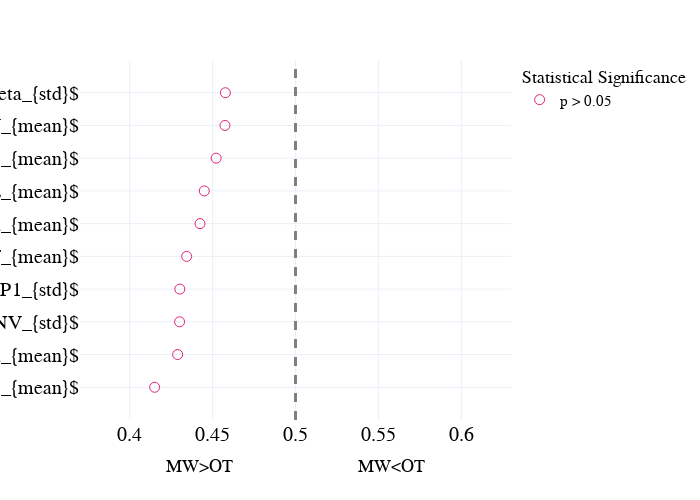

Notebook source saved alongside this figure:
### Code cell
# segment_mind_roc = segment_mind_roc.sort_values(by = 'AUC', ascending = False).head(10).append(segment_mind_roc.sort_values(by = 'AUC', ascending = False).tail(10))

fig = px.scatter(tail.sort_values(by = 'AUC'),x = 'AUC', y = 'markers', template = "plotly_white", symbol = 'significant', 
                 symbol_sequence = ['circle-open','circle','hexagram' ],
#                  color = 'significant',
                 color_discrete_sequence = [pink, green,orange, pink], 
                 
                 category_orders = {'significant': ['p > 0.05','p < 0.05 uncorrected', 'p < 0.05 FDR corrected']},
                 labels = {'AUC': 'MW>OT                         MW<OT', 'significant': 'Statistical Significance', 'markers':''}
                )
fig.add_vline(x=0.5, line_width=3, line_dash="dash", line_color="grey")
fig.update_traces(marker=dict(size = 10))

fig.update_layout(
    font=dict(
        family="Times new roman",
        size=15,
        color="black"
    ),
    width=700,
    height=500,
#     autosize = True, 
    template = 'plotly_white',
    xaxis = dict(
            visible=True,
            range = [0.37,0.63], 
            tickfont = {"size": 20},
                automargin = False,
    autorange = False,
        ),
    yaxis = dict(
    tickfont = {"size": 20, "color": 'black'},
    automargin = False,
    autorange = False,
    range = [-1,len(tail)],
    dtick = 1
    ),
    showlegend=True,
)


fig.show()
# pio.write_json(fig, 'Figs/univariate_roc_mw_segment.plotly')
# fig.write_image('Figs/univariate_roc_mw_segment.png')
fig.write_image("Figs//univariate_roc_mind_segment_tail.pdf")

### Figure 1 — Plotly figure (JSON) as saved in the notebook; plotly's stock layout.template omitted (floating-point values rounded to 4 significant figures)
{"data": [{"hovertemplate": "Statistical Significance=p > 0.05<br>MW>OT                         MW<OT=%{x}<br>=%{y}<extra></extra>", "legendgroup": "p > 0.05", "marker": {"color": "#DE237B", "size": 10, "symbol": "circle-open"}, "mode": "markers", "name": "p > 0.05", "orientation": "h", "showlegend": true, "type": "scatter", "x": [0.415, 0.4289, 0.4301, 0.4302, 0.4344, 0.4424, 0.445, 0.4521, 0.4574, 0.4577], "xaxis": "x", "y": ["$|\\beta|_{mean}$", "$PE\\alpha_{mean}$", "$CNV_{std}$", "$P1_{std}$", "$MSF_{mean}$", "$\\beta_{mean}$", "$SE_{mean}$", "$|\\alpha|_{mean}$", "$CNV_{mean}$", "$wSMI\\beta_{std}$"], "yaxis": "y"}], "layout": {"font": {"color": "black", "family": "Times new roman", "size": 15}, "height": 500, "legend": {"title": {"text": "Statistical Significance"}, "tracegroupgap": 0}, "margin": {"t": 60}, "shapes": [{"line": {"color": "grey", "dash": "dash", "width": 3}, "type": "line", "x0": 0.5, "x1": 0.5, "xref": "x", "y0": 0, "y1": 1, "yref": "y domain"}], "showlegend": true, "width": 700, "xaxis": {"anchor": "y", "automargin": false, "autorange": false, "domain": [0, 1], "range": [0.37, 0.63], "tickfont": {"size": 20}, "title": {"text": "MW>OT                         MW<OT"}, "type": "linear", "visible": true}, "yaxis": {"anchor": "x", "automargin": false, "autorange": false, "domain": [0, 1], "dtick": 1, "range": [-1, 10], "tickfont": {"color": "black", "size": 20}, "title": {"text": ""}, "type": "category"}}}
